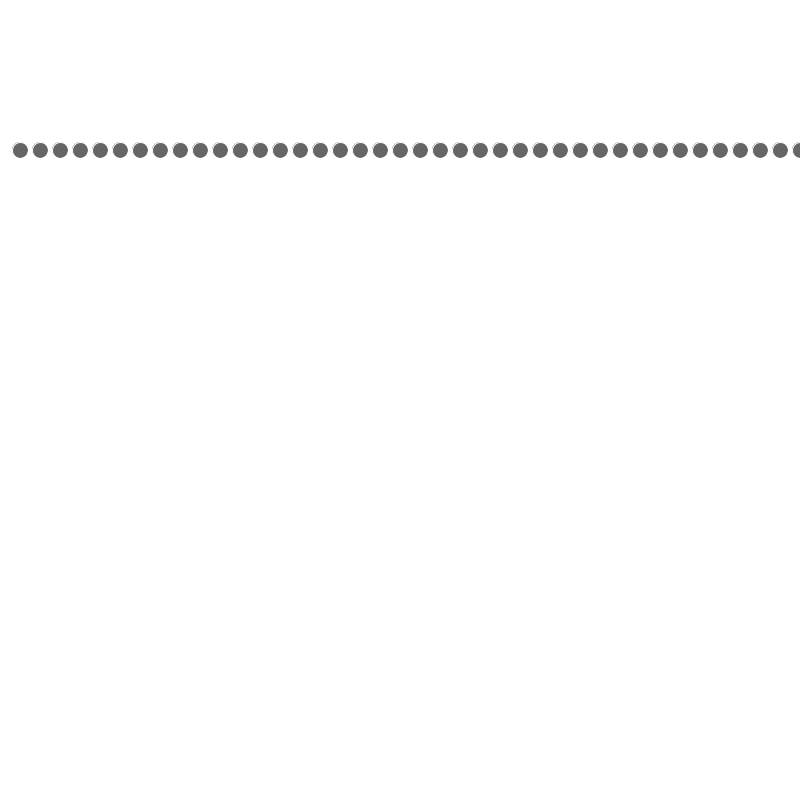
Frame 1 (no input)
Frame 60 (the mouse pressed at the canvas centre just before this capture): identical to frame 1, image omitted
Frame 120 (the mouse held since frame 60 and released just before this capture): identical to frame 1, image omitted

The Processing sketch that drew this single still picture (run headless with seeded random() and noise(); from frame 60 on, the mouse is pressed at the canvas centre):

// Processing sketch: sketch_231017a
// ── sketch_231017a.pde
float x = 0;

void setup() {
  size(800, 800);
}

void draw(){
  background(255);
  
  x = 0;
  while (x < width){
    x = x + 20;
    fill(101);
    stroke(255);
    ellipse(x, 150, 16, 16);
  }
}
  
  
